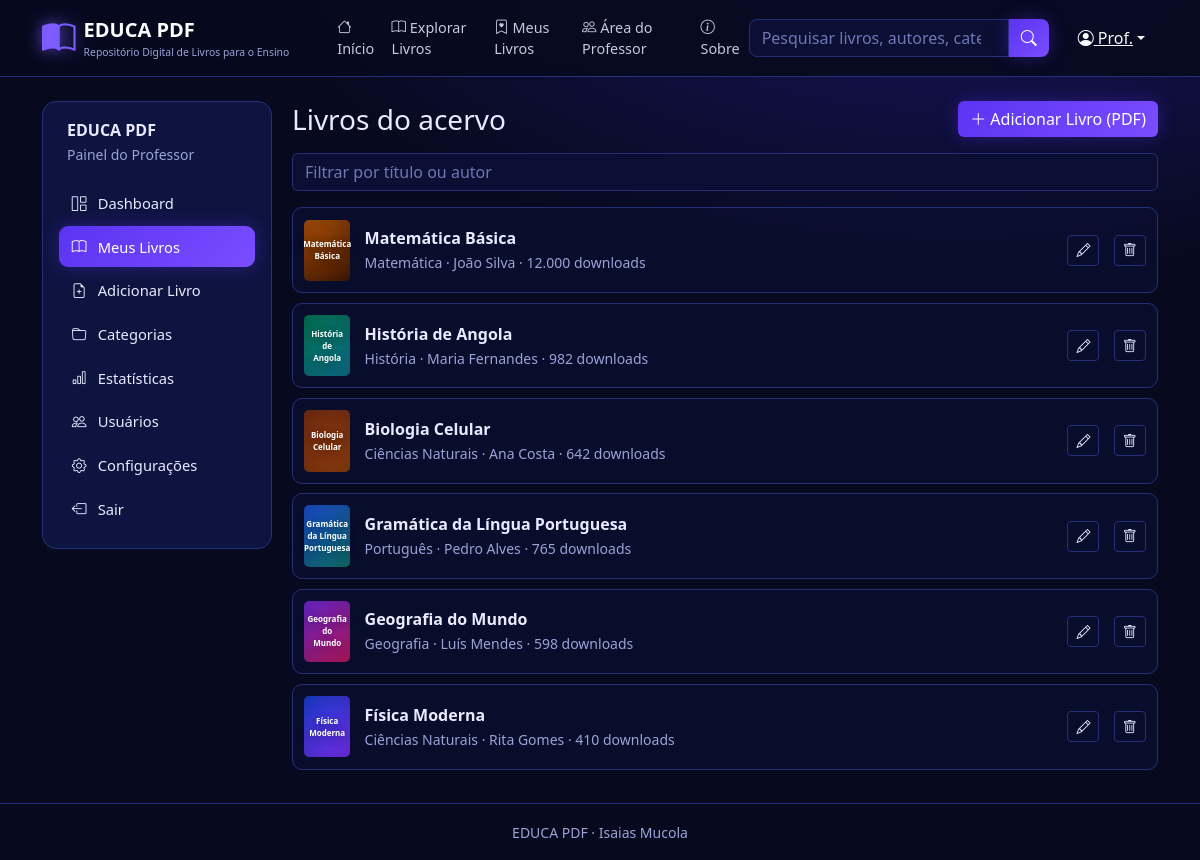
Page /professor/livros.php (signed in) on the committed database.
### tables this page shows
CREATE TABLE livros (
  id INT AUTO_INCREMENT PRIMARY KEY,
  titulo VARCHAR(160) NOT NULL,
  subtitulo VARCHAR(160) NULL,
  autor VARCHAR(120) NOT NULL,
  descricao TEXT NULL,
  conteudo TEXT NULL COMMENT 'Um tópico por linha',
  categoria_id INT NULL,
  arquivo_pdf VARCHAR(190) NOT NULL,
  capa VARCHAR(190) NULL,
  paginas INT NOT NULL DEFAULT 0,
  tamanho_mb DECIMAL(6,1) NOT NULL DEFAULT 0,
  downloads INT NOT NULL DEFAULT 0,
  destaque TINYINT(1) NOT NULL DEFAULT 0,
  professor_id INT NULL,
  criado_em TIMESTAMP DEFAULT CURRENT_TIMESTAMP,
  FOREIGN KEY (categoria_id) REFERENCES categorias(id) ON DELETE SET NULL,
  FOREIGN KEY (professor_id) REFERENCES usuarios(id) ON DELETE SET NULL
);

CREATE TABLE categorias (
  id INT AUTO_INCREMENT PRIMARY KEY,
  nome VARCHAR(80) NOT NULL UNIQUE,
  icone VARCHAR(40) NOT NULL DEFAULT 'bi-folder'
);

### professor/livros.php (the view, shortened to what this page needs)
<?php
require __DIR__ . '/_topo.php';
$q = trim($_GET['q'] ?? '');
$st = db()->prepare('SELECT l.*, c.nome categoria FROM livros l LEFT JOIN categorias c ON c.id=l.categoria_id WHERE l.titulo LIKE ? OR l.autor LIKE ? ORDER BY l.criado_em DESC');
$st->execute(["%$q%", "%$q%"]); $livros = $st->fetchAll();
?>
<div class="d-flex flex-wrap justify-content-between align-items-center gap-2 mb-3">
  <h1 class="h3 mb-0">Livros do acervo</h1>
  <a class="btn btn-educa" href="<?= url('professor/livro_form.php') ?>"><i class="bi bi-plus-lg"></i> Adicionar Livro (PDF)</a>
</div>
<form class="mb-3"><input class="form-control" name="q" value="<?= e($q) ?>" placeholder="Filtrar por título ou autor"></form>
<?php foreach ($livros as $l): ?>
  <div class="linha-livro">
    <div style="width:46px"><?= capa_html($l) ?></div>
    <div class="info"><strong><?= e($l['titulo']) ?></strong><small class="text-muted-2"><?= e($l['categoria']) ?> · <?= e($l['autor']) ?> · <?= fmt_num($l['downloads']) ?> downloads</small></div>
    <a class="btn btn-contorno btn-sm" href="<?= url('professor/livro_form.php?id=' . $l['id']) ?>" aria-label="Editar"><i class="bi bi-pencil"></i></a>
    <form method="post" action="<?= url('professor/excluir.php') ?>" data-confirmar="Excluir «<?= e($l['titulo']) ?>» e o respetivo PDF? Esta ação não pode ser desfeita.">
      <button class="btn btn-contorno btn-sm" aria-label="Excluir"><i class="bi bi-trash"></i></button>
    </form>
  </div>
<?php endforeach; if (!$livros) echo '<div class="painel text-center">Nenhum livro encontrado.</div>'; ?>
<?php require __DIR__ . '/_base.php'; ?>

### includes/funcoes.php (shortened to what this page needs)
<?php
function db(): PDO {
    static $pdo = null;
    if (!$pdo) {
        $pdo = new PDO('mysql:host=' . DB_HOST . ';dbname=' . DB_NAME . ';charset=utf8mb4', DB_USER, DB_PASS, [
            PDO::ATTR_ERRMODE => PDO::ERRMODE_EXCEPTION,
            PDO::ATTR_DEFAULT_FETCH_MODE => PDO::FETCH_ASSOC,
        ]);
    }
    return $pdo;
}
function e($v): string { return htmlspecialchars((string)$v, ENT_QUOTES, 'UTF-8'); }
function url(string $p = ''): string { return BASE_URL . '/' . ltrim($p, '/'); }
function capa_html(array $l, string $classe = ''): string {
    $cores = [['#1b3fd8','#7b2ff7'],['#b45309','#451a03'],['#047857','#0e7490'],['#7c2d12','#92400e'],['#1d4ed8','#0f766e'],['#6d28d9','#be185d']];
    $c = $cores[$l['id'] % count($cores)];
    return '<div class="capa capa-gerada ' . $classe . '" style="background:linear-gradient(145deg,' . $c[0] . ',' . $c[1] . ')"><span>' . e($l['titulo']) . '</span></div>';
}
    ob_start(); ?>
    <?php return ob_get_clean();
function fmt_num($n): string { return number_format((int)$n, 0, ',', '.'); }

### assets/css/style.css (style rules this page uses)
:root { --bg:#070a1f; --bg-2:#0b1030; --painel:#0e1440; --borda:#26307a; --roxo:#5b34f2; --roxo-2:#7c5cff; --texto:#e8ebff; --muted:#9aa3d6; --glow:0 0 18px rgba(91,52,242,.35); }
html { scroll-behavior:smooth }
body { background:radial-gradient(1200px 600px at 80% -10%,#1a1566 0,transparent 60%),var(--bg);color:var(--texto);min-height:100vh;display:flex;flex-direction:column;font-family:'Segoe UI',system-ui,-apple-system,Roboto,sans-serif }
a { color:var(--roxo-2);text-decoration:none }
.text-muted-2 { color:var(--muted)!important }
.form-control,.form-select { background:#0a0f33;border:1px solid var(--borda);color:var(--texto) }
.form-control::placeholder { color:#6f78b5 }
.btn-educa { background:linear-gradient(135deg,var(--roxo),#7a4dff);border:0;color:#fff;box-shadow:var(--glow) }
.btn-contorno { border:1px solid var(--borda);color:var(--texto);background:transparent }
.capa { width:100%;aspect-ratio:3/4;object-fit:cover;border-radius:8px;display:block }
.capa-gerada { display:flex;align-items:center;justify-content:center;text-align:center;padding:.6rem;color:#fff;font-weight:700;font-size:.95rem;text-shadow:0 2px 8px rgba(0,0,0,.5);box-shadow:inset 0 0 30px rgba(0,0,0,.25) }
.linha-livro { display:flex;align-items:center;gap:.9rem;padding:.7rem;border:1px solid var(--borda);border-radius:10px;background:rgba(10,15,51,.7);margin-bottom:.6rem }
.linha-livro .capa { width:46px;border-radius:5px;font-size:.5rem;padding:.2rem }
.linha-livro .info { flex:1;min-width:0 }
.linha-livro .info strong { display:block;white-space:nowrap;overflow:hidden;text-overflow:ellipsis }

### rows in the picture
livros: titulo "Matemática Básica", categoria.nome "Matemática", autor "João Silva", downloads "12.000"
livros: titulo "História de Angola", categoria.nome "História", autor "Maria Fernandes", downloads "982"
livros: titulo "Biologia Celular", categoria.nome "Ciências Naturais", autor "Ana Costa", downloads "642"
livros: titulo "Gramática da Língua Portuguesa", categoria.nome "Português", autor "Pedro Alves", downloads "765"
livros: titulo "Geografia do Mundo", categoria.nome "Geografia", autor "Luís Mendes", downloads "598"
livros: titulo "Física Moderna", categoria.nome "Ciências Naturais", autor "Rita Gomes", downloads "410"

### other values in the picture
explode(' ', $u['nome'])[0] "Prof."
$nome "Dashboard"
$nome "Meus Livros"
$nome "Adicionar Livro"
$nome "Categorias"
$nome "Estatísticas"
$nome "Usuários"
$nome "Configurações"
